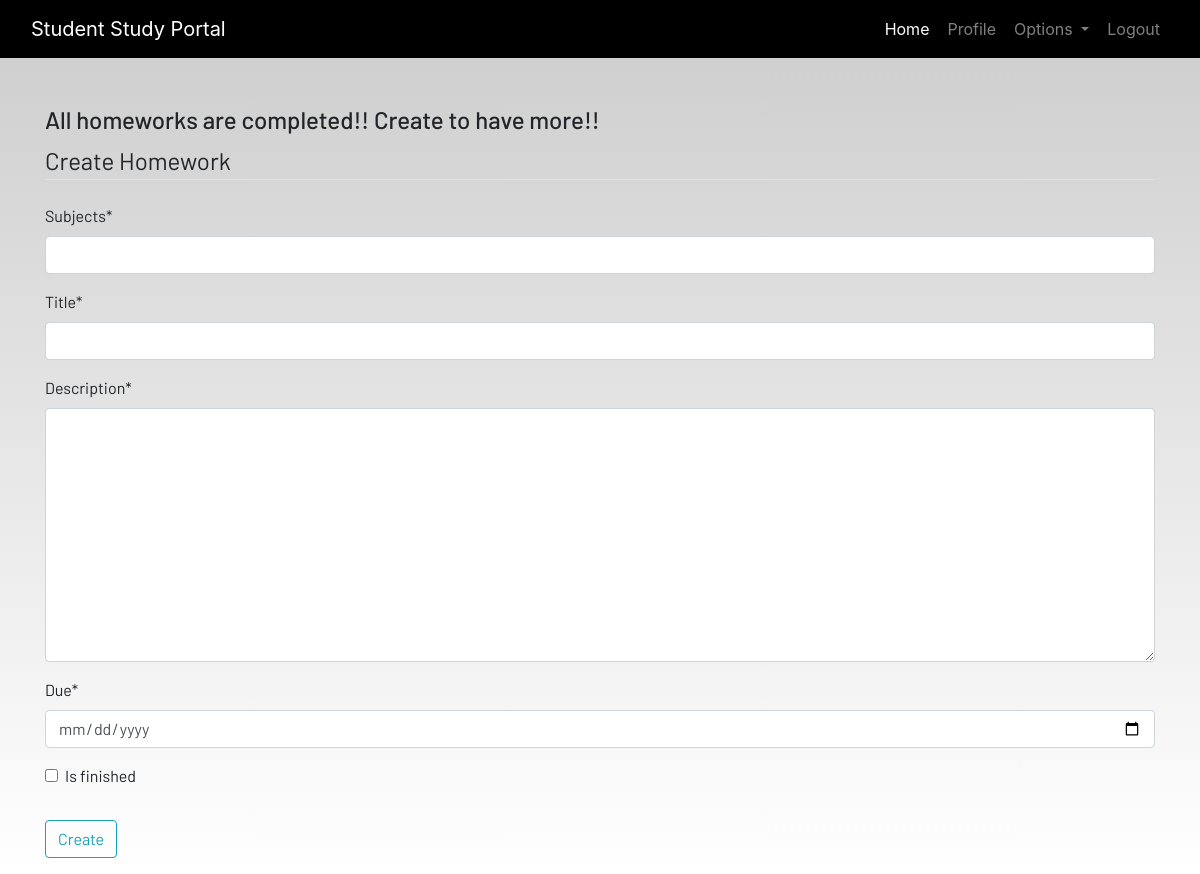
Before: /homework/ (signed in) with the older database file.
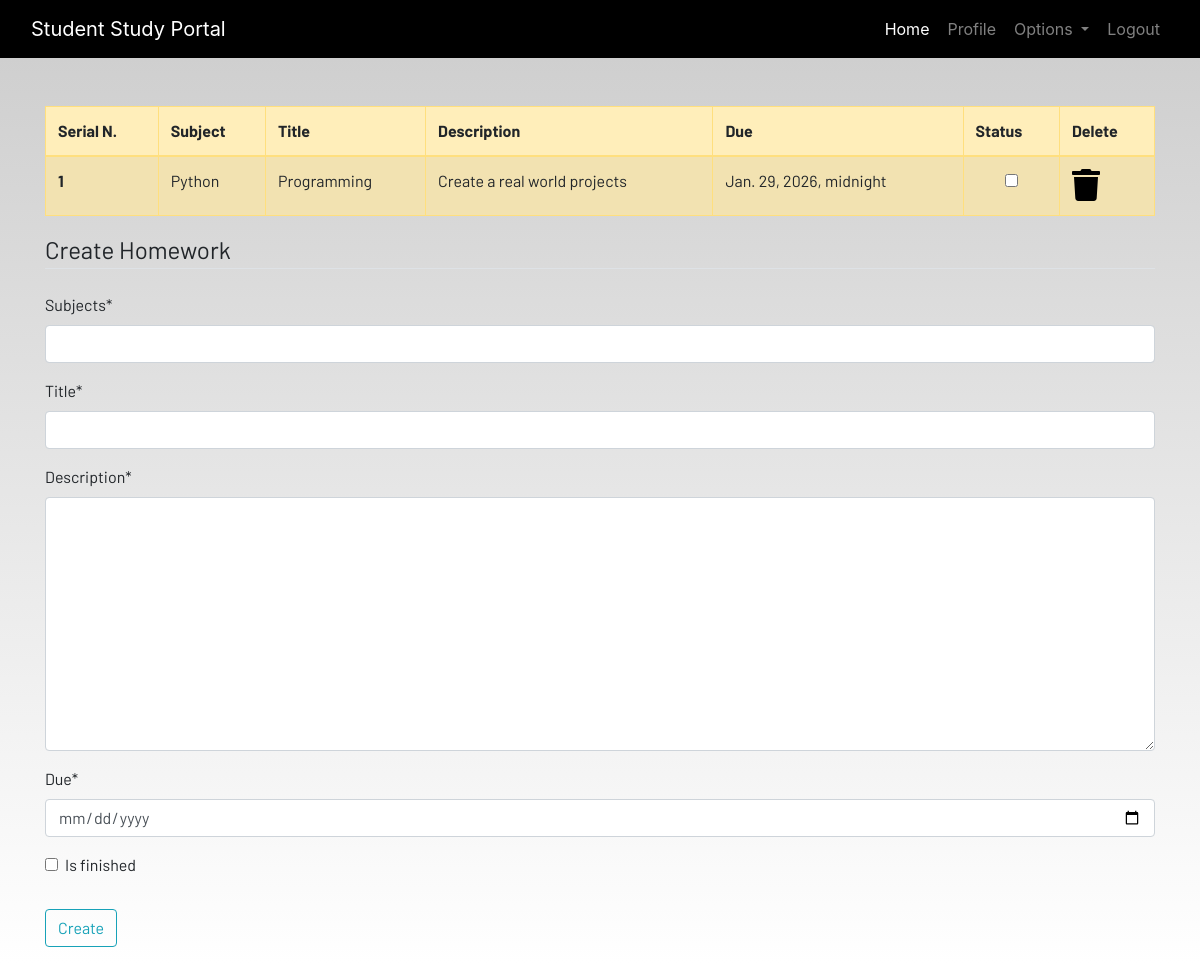
After: the same page with the newer database file.
### dashboard/models.py (models this page shows, shortened)
class Homework(models.Model):
    user = models.ForeignKey(User, on_delete=models.CASCADE)
    subjects = models.CharField(max_length=100)
    title = models.CharField(max_length=100)
    description =models.TextField()
    due = models.DateTimeField()
    is_finished = models.BooleanField(default=False)

### dashboard/views.py (the view)
# urls.py: path('homework/', views.homework, name='homework'),
@login_required
def homework(request):
    if request.method == 'POST':
        form = HomeworkForm(request.POST)
        if form.is_valid():
            try:
                finished = request.POST['is_finished']
                if finished == 'on':
                    finished = True
                else:
                    finished = False
            except:
                finished = False
            homeworks = Homework(
                user = request.user,
                subjects = request.POST['subjects'],
                title = request.POST['title'],
                description = request.POST['description'],
                due = request.POST['due'],
                is_finished = finished
            )
            homeworks.save()
            messages.success(request, f"Homework Added form {request.user.username}!")
            return redirect('homework')
    else:
        form = HomeworkForm()
    homework = Homework.objects.filter(user=request.user)
    if len(homework) == 0:
        homework_done = True
    else:
        homework_done = False
    context = {
        "homework": homework,
        "homework_done": homework_done,
        "form": form,
    }
    return render(request, 'dashboard/homework.html', context)

### dashboard/forms.py
class HomeworkForm(forms.ModelForm):
    class Meta:
        model = Homework
        widgets = {'due': DateInput()}
        fields = ['subjects', 'title', 'description', 'due', 'is_finished']

### dashboard/templates/dashboard/homework.html (shortened to what this page needs)
{% extends 'dashboard/base.html' %}
{% load static %}
{% load crispy_forms_tags %}
{% block content %}
<div class="container">
    {% if not homework_done %}
    <table class="table table-striped table-bordered table-hover table-warning">
        <thead>
            <tr>
                <th>Serial N.</th>
                <th>Subject</th>
                <th>Title</th>
                <th>Description</th>
                <th>Due</th>
                <th>Status</th>
                <th>Delete</th>
            </tr>
        </thead>
        <tbody>
            {% for home in homework %}
            <tr>
                <th>{{ forloop.counter }}</th>
                <td>{{ home.subjects }}</td>
                <td>{{ home.title|truncatechars:20 }}</td>
                <td>{{ home.description|truncatechars:30 }}</td>
                <td>{{ home.due }}</td>
                <td class="text-center">
                    <form action="{% url 'update_homework' home.pk %}" method="POST">
                        <input type="checkbox" onchange="this.form.submit()"
                            {% if home.is_finished %} checked {% endif %}>
                    </form>
                </td>
                <td><a href="{% url 'delete_homework' home.pk %}"><i class="fa fa-trash fa-2x"></i></a></td>
            </tr>
            {% endfor %}
        </tbody>
    </table>
    {% else %}
    <h4>All homeworks are completed!! Create to have more!!</h4>
{% endif %}
</div>
<div class=" container">
    <form method="POST">
        <fieldset class="form-group">
            <legend class="border-bottom mb-4">Create Homework</legend>
            {{ form|crispy }}
        </fieldset>
        <div class="form-group">
            <button href="" class="btn btn-outline-info" type="submit">
                Create
            </button>
        </div>
    </form>
</div>
{% endblock content %}

Changed rows visible on the page:
added Homework: subjects "Python", title "Programming", description "Create a real world projects", due "Jan. 29, 2026, midnight"
Other visible differences:
text no longer shown: "All homeworks are completed!! Create to have more!!"
text now shown: "Serial N. Subject Title Description Due Status Delete"
